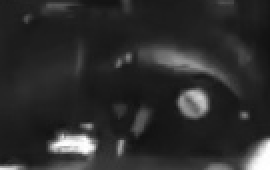
#> input picture telemetry/monza/steering/benchmark/reference-texture.png, 135 x 85 px (shown 2 times larger)
$ python controlled_methods.py   (older library calls are emulated)
#> lines starting #> are read from the running program, lines starting #| are printed output that depends on the picture; after the words box and inside, x2 and y2 are one past the last pixel; in counts of white or black regions, pixels touching at a corner belong together
"""Controlled 2D apparent-angle benchmark, NOT ground truth from the onboard laps."""
import os
os.environ['OPENBLAS_NUM_THREADS']='1';os.environ['MPLCONFIGDIR']='/tmp/monza-matplotlib'
import cv2,numpy as np,pathlib,json,csv,time
cv2.setNumThreads(2)
ROOT=pathlib.Path(__file__).resolve().parent;rng=np.random.default_rng(317)
SIZE=160;C=(SIZE/2,SIZE/2);Y,X=np.indices((SIZE,SIZE));wheel=((X-C[0])**2+(Y-C[1])**2)<58**2
source=cv2.imread(str(ROOT/'reference-texture.png'),0)
#> source is the input picture: shape (85, 135); min 17, max 255, mean 44.7
texture=cv2.resize(source,(120,88));foreground=np.zeros((SIZE,SIZE),np.uint8);foreground[36:124,20:140]=texture
#> after `texture = cv2.resize(source, (120, 88))`:
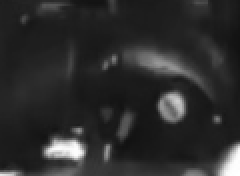
#> texture: shape (88, 120) (shown 2 times larger); min 17, max 255, mean 44.6
#> after `foreground[36:124, 20:140] = texture`:
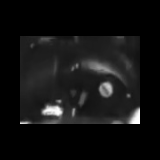
#> foreground: shape (160, 160); min 0, max 255, mean 18.4
body=rng.integers(20,95,(SIZE,SIZE),dtype=np.uint8);body=cv2.GaussianBlur(body,(3,3),.4)
base=body.copy();base[wheel]=foreground[wheel]
#> after `base[wheel] = foreground[wheel]`:
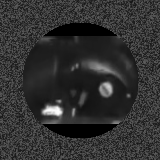
#> base: shape (160, 160); min 0, max 253, mean 49
bodymask=np.uint8((X<15)|(X>SIZE-16)|(Y<15)|(Y>SIZE-16))*255
angles=np.arange(-100,101,2,dtype=float)
# Templates include only the turning patch; shared background is excluded by a circular mask.
mask=wheel.ravel();templates=[]
for angle in angles:
 im=cv2.warpAffine(foreground,cv2.getRotationMatrix2D(C,-angle,1),(SIZE,SIZE))
 v=im.ravel()[mask].astype('float32');v-=v.mean();v/=np.linalg.norm(v)+1e-6;templates.append(v)
#> this loop made 101 passes
#> pass 3, `im=cv2.warpAffine(foreground,cv2.getRotationMatrix2D(C,-angle,1),(SIZE..`:
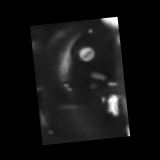
#> im: shape (160, 160); min 0, max 255, mean 18.4
#> after the loop, templates = 101 items
bank=np.array(templates)
T=np.arange(0,12.001,1/12)
GT=np.interp(T,[0,1,2,3,4,5,6,7,8,9,10,11,12],[0,0,65,65,-75,-75,0,35,35,-45,-45,0,0])
scenarios=[('clear',.35,0.),('blur_light',1.1,0.),('occlusion_25',.6,.25),('occlusion_50',1.1,.50)]
rows=[];summary=[]
def stabilise(image):
 points=cv2.goodFeaturesToTrack(base,80,.01,4,mask=bodymask)
 nxt,status,error=cv2.calcOpticalFlowPyrLK(base,image,points,None,winSize=(15,15),maxLevel=2)
 good=(status.ravel()>0)&(error.ravel()<40)
 M,ins=cv2.estimateAffinePartial2D(points[good],nxt[good],method=cv2.RANSAC,ransacReprojThreshold=1.5)
 if M is None:return image
 return cv2.warpAffine(image,cv2.invertAffineTransform(M),(SIZE,SIZE),borderMode=cv2.BORDER_REFLECT)
for scenario,blur,occlusion in scenarios:
 samples=[]
 for i,(t,theta) in enumerate(zip(T,GT)):
  moving=cv2.warpAffine(foreground,cv2.getRotationMatrix2D(C,-theta,1),(SIZE,SIZE));image=body.copy();image[wheel]=moving[wheel]
  if occlusion and t>1:
   h=int(116*occlusion*(.8+.2*np.sin(t*1.3)));oc=(Y>int(80+58-h))&wheel
   image[oc]=(120+55*np.sin(X[oc]*.11)+30*np.cos(Y[oc]*.19)).clip(0,255).astype('uint8')
  image=cv2.GaussianBlur(image,(0,0),blur)
  gain=1.+(.15*np.sin(t*2) if scenario!='clear' else 0)
  image=np.clip(image.astype(float)*gain+rng.normal(0,1.7,image.shape),0,255).astype('uint8')
  camera=cv2.getRotationMatrix2D(C,float(2*np.sin(t*.7)),1);camera[:,2]+=[1.5*np.sin(t*2.1),1.2*np.cos(t*1.7)]
  image=cv2.warpAffine(image,camera,(SIZE,SIZE),borderMode=cv2.BORDER_REFLECT)
  samples.append(stabilise(image))
 ref=samples[0];points=cv2.goodFeaturesToTrack(ref,100,.02,4,mask=np.uint8(wheel)*255);original=points.copy();prev=ref;flow_angle=0.;fused=0.;variance=4.;last_abs=0
 estimates={k:[] for k in ['LK_RANSAC','Dense_flow','Rotated_NCC','Fusion_NCC_flow']};qualities=[]
 for i,im in enumerate(samples):
  # Direct independent angle matching: no integration and no use of ground-truth angles.
  v=im.ravel()[mask].astype('float32');v-=v.mean();v/=np.linalg.norm(v)+1e-6
  scores=bank@v;j=int(np.argmax(scores));score=float(scores[j]);ncc=float(angles[j]) if score>.42 else None
  if points is not None and len(points)>=6:
   nxt,st,err=cv2.calcOpticalFlowPyrLK(prev,im,points,None,winSize=(15,15),maxLevel=3)
   back,sb,_=cv2.calcOpticalFlowPyrLK(im,prev,nxt,None,winSize=(15,15),maxLevel=3)
   keep=(st.ravel()>0)&(sb.ravel()>0)&(np.linalg.norm(back-points,axis=2).ravel()<1)&(err.ravel()<35)
   points=nxt[keep].reshape(-1,1,2);original=original[keep].reshape(-1,1,2)
   M,ins=cv2.estimateAffinePartial2D(original,points,method=cv2.RANSAC,ransacReprojThreshold=2) if len(points)>=6 else (None,None)
   lk=float(np.degrees(np.arctan2(M[1,0],M[0,0]))) if M is not None and ins.sum()>=6 else None
  else:lk=None
  flow=cv2.calcOpticalFlowFarneback(prev,im,None,.5,3,15,3,5,1.2,0)
  dx=X-C[0];dy=Y-C[1];rad2=dx*dx+dy*dy
  grad=cv2.magnitude(cv2.Sobel(prev,cv2.CV_32F,1,0),cv2.Sobel(prev,cv2.CV_32F,0,1))
  omega=(dx*flow[:,:,1]-dy*flow[:,:,0])/(rad2+1e-6)
  use=wheel&(rad2>15**2)&(grad>30)&(np.abs(omega)<.4)
  increment=float(np.degrees(np.median(omega[use]))) if use.sum()>50 else 0.
  flow_angle+=increment
  fused+=increment;variance+=1.5
  if ncc is not None and (abs(ncc-fused)<25 or score>.7):
   R=1.5+15*(1-score);gain=variance/(variance+R);fused+=gain*(ncc-fused);variance*=1-gain;last_abs=i
  fusion=fused if i-last_abs<=5 else None
  for name,value in [('LK_RANSAC',lk),('Dense_flow',flow_angle),('Rotated_NCC',ncc),('Fusion_NCC_flow',fusion)]:
   estimates[name].append(value);rows.append({'scenario':scenario,'time_s':float(T[i]),'reference_apparent_deg':float(GT[i]),'method':name,'estimate_apparent_deg':value})
  prev=im
 for method,values in estimates.items():
  array=np.array([np.nan if v is None else v for v in values]);valid=np.isfinite(array);error=np.abs(array[valid]-GT[valid]);active=valid&(np.abs(GT)>10)
  sign_error=int(np.sum(np.sign(array[active])!=np.sign(GT[active])));residual=array-GT
  jumps=int(np.nansum(np.abs(np.diff(residual))>15))
  entry={'scenario':scenario,'method':method,'samples':len(T),'returned':int(valid.sum()),'coverage_pct':round(float(valid.mean()*100),1),'mae_deg':round(float(error.mean()),2) if len(error) else None,'p95_deg':round(float(np.percentile(error,95)),2) if len(error) else None,'sign_errors':sign_error,'active_returned':int(active.sum()),'residual_jumps_over_15deg':jumps}
  summary.append(entry);print(entry,flush=True)
#> this loop made 4 passes
#> pass 2, `ref = samples[0]`:
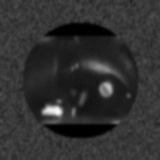
#> ref: shape (160, 160); min 0, max 248, mean 48.5
#> after the loop:
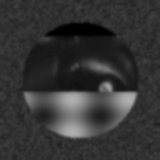
#> im: shape (160, 160); min 0, max 176, mean 52.8
#> after the loop:
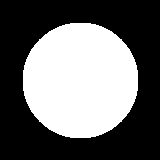
#> wheel: shape (160, 160) bool; 41.2% white; 1 white region, box (x1, y1, x2, y2) and area: (23, 23, 138, 138) 10545
#> after the loop, back = 49 rows, first 8: [193.5, 186.7], [76.44, 105.6], [-29.13, 115.8], [-65.14, 134.6], [-16.53, 129.9], [-66.06, 102.3], [59.92, 102.8], [178.8, 172.4]; err = 49 values, max 97.84 at index 46, min 0.000121 at index 12, mean 19.34; nxt = 49 rows, first 8: [50.38, 99.67], [153.8, 73.13], [88.69, 100.2], [126.3, 115.3], [80.57, 86.97], [126, 83.99], [84.32, 82.38], [62.7, 83.48]; rows = 2320 items; sb = 49 values, max 1 at index 1, min 0 at index 0, mean 0.143; st = 49 values, max 1 at index 0, min 0 at index 10, mean 0.776; summary = 16 items
with open(ROOT/'controlled_predictions.csv','w') as f:
 w=csv.DictWriter(f,fieldnames=list(rows[0]),lineterminator='\n');w.writeheader();w.writerows(rows)
(ROOT/'controlled_metrics.json').write_text(json.dumps(summary,indent=2))
print('DONE controlled benchmark',len(rows),'estimates')
#| DONE controlled benchmark 2320 estimates
